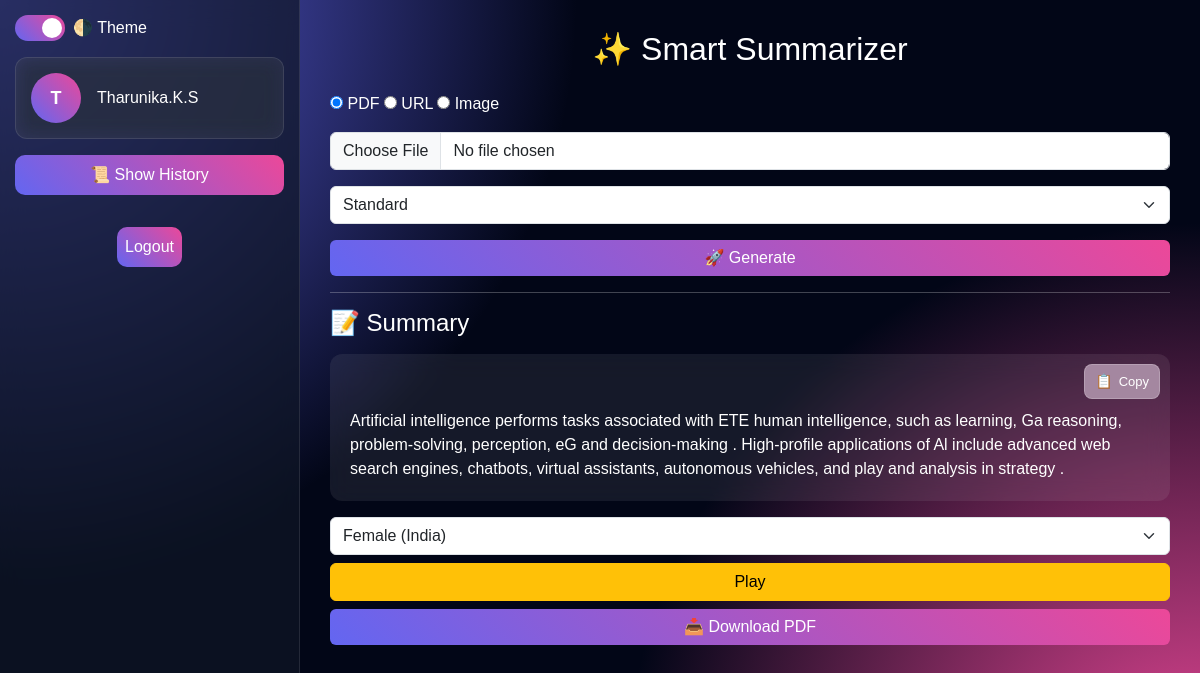
/load/20 (signed in), run on the app's committed database.
### app.py (models this page shows)
class User(db.Model, UserMixin):
    id = db.Column(db.Integer, primary_key=True)
    username = db.Column(db.String(100), unique=True)
    password = db.Column(db.String(200))

class History(db.Model):
    id = db.Column(db.Integer, primary_key=True)
    user_id = db.Column(db.Integer)
    input_type = db.Column(db.String(20))
    summary = db.Column(db.Text)
    created_at = db.Column(db.DateTime, default=datetime.utcnow)

### app.py (the view)
@app.route('/load/<int:id>')
@login_required
def load_summary(id):
    item = History.query.get_or_404(id)
    if item.user_id != current_user.id:
        return "Unauthorized", 403
    history_data = History.query.filter_by(user_id=current_user.id)\
        .order_by(History.id.desc()).all()
    return render_template('index.html',
                           summary=item.summary,
                           format_type="detailed",
                           history_data=history_data,
                           active_id=id)

### app.py (called while the page is built)
@login_manager.user_loader
def load_user(user_id):
    return User.query.get(int(user_id))

### templates/index.html (shortened to what this page needs)
<!DOCTYPE html>
<html lang="en">
<head>
<link href="https://cdn.jsdelivr.net/npm/bootstrap@5.3.0/dist/css/bootstrap.min.css" rel="stylesheet">
</head>
<body>
<div class="container-fluid">
<div class="row">
<div class="col-md-3 sidebar">
    <div class="d-flex align-items-center mb-3">
        <label class="switch">
            <span class="slider"></span>
        </label>
        <span class="ms-2">🌗 Theme</span>
    </div>
<div class="profile-box d-flex align-items-center mb-3">
    <div class="avatar me-3">
      {% if current_user.is_authenticated %}
    {{ current_user.username[0] | upper }}
{% else %}
    G
{% endif %}
    </div>
    <div>
        <h6 class="mb-0">{{ current_user.username }}</h6>
    </div>
</div>
    <button onclick="toggleHistory()" class="btn history-btn w-100 mb-2">
        📜 Show History
    </button>
<div class="d-flex justify-content-center mt-4">
    <a href="/logout" class="btn logout-btn">Logout</a>
</div>
</div>
<div class="col-md-9 main">
<h2 class="text-center mb-4">✨ Smart Summarizer</h2>
<form method="POST" enctype="multipart/form-data">
<div class="mb-3">
<input type="radio" name="type" value="pdf" checked> PDF
<input type="radio" name="type" value="url"> URL
<input type="radio" name="type" value="image"> Image
</div>
<div class="mb-3" id="fileInput">
<input type="file" class="form-control" name="file">
</div>
<div class="mb-3">
<select class="form-select" name="format">
<option value="detailed">Standard</option>
</select>
</div>
<button class="btn btn-success w-100">🚀 Generate</button>
</form>
{% if summary %}
<hr>
<h4 class="mb-3">📝 Summary</h4>
<div class="summary-container">
    <button class="copy-btn" onclick="copyText()">
        <span class="copy-icon">📋</span>
        <span class="copy-text">Copy</span>
    </button>
    <div class="summary-box">
        {% if format_type == "bullet" %}
        <ul>
        {% for point in summary.split('.') %}
        {% if point.strip() %}
        <li>{{ point.strip() }}</li>
        {% endif %}
        {% endfor %}
        </ul>
        {% else %}
        {{ summary }}
        {% endif %}
    </div>
</div>
<div class="mt-3">
<select id="voiceType" class="form-select">
<option value="female">Female (India)</option>
</select>
<button onclick="playAudio()" class="btn btn-warning mt-2 w-100">Play</button>
</div>
<button onclick="downloadPDF()" class="btn btn-success mt-2 w-100">
    📥 Download PDF
</button>
{% endif %}
</div>
</div>
</div>
</body>
</html>

### templates/index.html (style rules this page uses)
html, body { height: 100%; }
.row { min-height: 100vh; }
body { margin: 0; font-family: 'Poppins', sans-serif; color: white; }
.sidebar { height: 100vh; background: rgba(17, 24, 39, 0.7); backdrop-filter: blur(12px); padding: 15px; border-right: 1px solid rgba(255,255,255,0.1); }
.main { padding: 30px; }
.summary-box { background: rgba(255,255,255,0.08); backdrop-filter: blur(12px); padding: 20px; border-radius: 12px; padding-top: 55px; }
.btn-success { background: linear-gradient(45deg, #6366f1, #ec4899); border: none; }
.switch { position: relative; display: inline-block; width: 50px; height: 26px; }
.slider { position: absolute; cursor: pointer; background-color: #ccc; border-radius: 34px; top: 0; left: 0; right: 0; bottom: 0; transition: 0.4s; }
.slider:before { content: ""; position: absolute; height: 20px; width: 20px; left: 3px; bottom: 3px; background-color: white; border-radius: 50%; transition: 0.4s; }
input:checked + .slider { background: linear-gradient(45deg, #6366f1, #ec4899); }
input:checked + .slider:before { transform: translateX(24px); }
.glow-theme { min-height: 100vh; background-color: #020617; background-image: radial-gradient(circle at top left, #6366f1, transparent 40%), radial-gradient(circle at bottom right, #ec4899, transparent 40%); background-repeat: no-repeat; background-attachment: fixed; }
.summary-container { position: relative; }
.copy-btn { position: absolute; top: 10px; right: 10px; z-index: 999; display: flex; align-items: center; gap: 6px; background: rgb(164, 135, 160) !important; color: white; border: 1px solid rgba(255,255,255,0.2); padding: 6px 10px; border-radius: 8px; font-size: 13px; cursor: pointer; backdrop-filter: blur(10px); transition: 0.2s; }
.copy-icon { font-size: 14px; }
.history-btn, .logout-btn { background: linear-gradient(45deg, #6366f1, #ec4899); color: white; border: none; border-radius: 10px; padding: 8px; transition: 0.3s; }
.profile-box { background: rgba(255,255,255,0.08); padding: 15px; border-radius: 12px; backdrop-filter: blur(10px); border: 1px solid rgba(255,255,255,0.1); }
.avatar { width: 50px; height: 50px; border-radius: 50%; background: linear-gradient(45deg, #6366f1, #ec4899); display: flex; align-items: center; justify-content: center; font-size: 18px; font-weight: bold; color: white; }

### data on the page
User: username "T", username "Tharunika.K.S"
History: summary "Artificial intelligence performs tasks associated with ETE human intelligence, such as learning, Ga reasoning, problem-solving, perception, eG and decision-making . High-profile applications of Al include advanced web search engines, chatbots, virtual assistants, autonomous vehicles, and play and analysis in strategy ."
